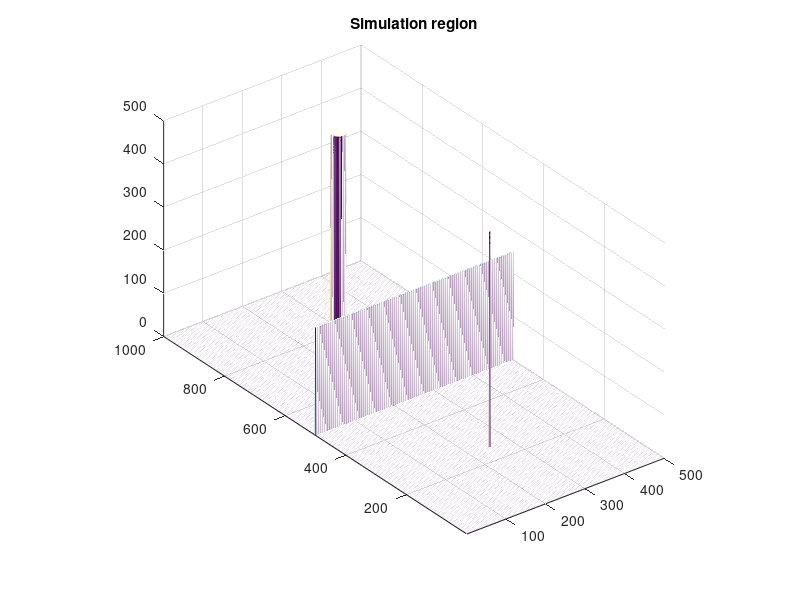

Recreate this plot in MATLAB. (Note: this script raises an error after producing the figure.)
% A MATLAB implementation of the 2D FDTD theory for scattering off a PEC cylinder,
% as described in Chapter 3, Section 3.2, 
% D.B.Davidson, "Computational Electromagnetics for RF and Microwave Engineering", CUP 2005.
% Usage: fdtd_2D_demo_v2

% Options are provided at run-time to include the  PEC cylinder or not; and
% also to refine the mesh in a simple fashion. Enter 1 for reasonable
% results, with reasonable execution time. 

% The first plot shows the position of the cylinder, and the
% scattered/total field boundary. Subsequent plots show the pulse
% propagating through the mesh, and scattering off the cylinder. This is
% repeated as a movie.

% Also shown is a plot in the time domain of the scattered field at coordinates (point1_x,point1_y).
% Data thus saved can be used to produce results similar to Fig. 3.13, using the
% "cyl_plot_v2.m" script.

% Commented out sections of code indicate how systematic testing may be
% undertaken, as discussed in Section 3.2.6.

% Author: D.B.Davidson
% Originally written 22 Feb 2003, revised 2 Feb 2005.
% Revised again 7 June 2005, to include the scattered/total field
% formulation on ALL sides (not just the on the left side of Fig 3.1, p.
% 72). See also additional text material.
% Revised again 09 Oct 2007, to correct dimensions of E and H fields, DBD.
% Correction also in time offset terms. 
% Minor revisions 08 Mar 2010. DBD.

% Known issues: 
% 1. A small signal is leaking into the simulation region from the 
% the corners of the front total/scattered field interface. It should be
% gated out.
% 2. In the R2009a release of MATLAB, the movie function is not working
% correctly.


clear;
clf;
format compact;
% Selectively includes PEC cylinder, centered at (N_centre_x,N_centre_y)
cyl_present=input('Include PEC cylinder? (1 or true)')

% Physical constants

c = 2.997925e8;    % [m/s] Speed of light in vacuum
eps_0 = 8.854e-12; % [F/m] epsilon_0
mu_0 = 4*pi*1e-7;  % [H/m] mu_0
eta_0 = sqrt(mu_0/eps_0);
                   % [Ohm] Wave impedance of free space
% Set parameters for simulation

refine = input('Factor to refine mesh? 1 standard')    % A quick method to refine the mesh 
pulse_compress = 1 %2 % A quick way to shorten the pulse. For Figs 3.11-14, use 2. For 3.15, use 1.

N_x = refine*200 % refine*400     % number of cells in x-direction
N_y = refine*100 % refine*200            % ditto y. 

M = refine*512   % refine*1024      % Number of time steps
L = round(N_x/2)    % scat/tot field boundary on left side of Fig. 3.1 as Section 3.2
L1 = 20  % 10              % New scat/tot field boundaries on upper, lower and right side of Fig. 3.1
%delta_s = 0.005/refine % [m] spatial step
delta_s = 0.005*2/refine % [m] spatial step. This generates a physically larger computational volume.
R = 1        % fraction of Courant limit. Must be <= 1
delta_t = R* delta_s/(c * sqrt(2)) 
              % [s] Time step size
sigma = 1.0e-10/pulse_compress
              % Controls spectral content of Gaussian derivative pulse - 
              % equals 1/omega_max
f_max = (1/sigma)/(2*pi) % Freq of largest significant spectral component, in Hz. Information only
m_offset = 4*sigma;  % Controls switch-on time
Peak = 1;      % Peak amplitude of E field
% Set parameters for PEC cylinder
radius = 0.03 % [m] radius of cylinder
N_centre_x = round(0.75*N_x)
N_centre_y = round(0.5*N_y)

% Check that the simulation specification is valid:

if ((N_centre_x-L)*delta_s <= radius)
   disp('Error in simulation data. Scattered/total field not entirely to the left of target')
   return
end


%------------------------------------------

% Set up material grid (free space to start)
C_Ex = ones(N_x+1,N_y+1)*delta_t/(eps_0*delta_s); 
C_Ey = ones(N_x+1,N_y+1)*delta_t/(eps_0*delta_s); 
D_Hz = ones(N_x,N_y)*delta_t/(mu_0*delta_s); 
% Now force the electric fields to zero inside (and on the surface of) the PEC
% Note that the indices of the centre are treated as per usual FDTD
% indices, i.e. the actual location is:
%x_c=(N_centre_x-1))*delta_s ; y_c=(N_centre_x-1))*delta_s
if cyl_present % Otherwise just leave it as free space
  for ii = 1:N_x+1
    for jj = 1:N_y+1
        if ( sqrt( ((ii-1/2-(N_centre_x-1))*delta_s)^2 +  ((jj-1-(N_centre_y-1))*delta_s)^2 ) <=  radius ) 
           C_Ex(ii,jj) = 0;
        end
        if ( sqrt( ((ii-1-(N_centre_x-1))*delta_s)^2 +  ((jj-1/2-(N_centre_y-1))*delta_s)^2 ) <=  radius ) 
           C_Ey(ii,jj) = 0;
        end
     end
  end
end 
%------------------------------------------

% Set up storage for time histories.
H_z_point1 = zeros(1,M);
E_y_point1 = zeros(1,M);
point1_x = N_x/4;
% This is another hack! also remove!!
%point1_x = 100;
point1_y = N_y/2;
H_z_point2 = zeros(1,M);
E_y_point2 = zeros(1,M);
point2_x = round((N_x+L)/2);
point2_y = N_y/2;


% Produce a simple graphical output, showing the cylinder, scat/tot zone
% interface and the point at which the scattered field will be computed. 
mesh_pic=zeros(N_x+1,N_y+1);
for ii = 1:N_x+1
    for jj = 1:N_y+1
      if C_Ex(ii,jj) == 0
        mesh_pic(ii,jj) = N_x/2; % To get vertical scale in plot OK when plotted
      elseif ii==L
        mesh_pic(ii,jj) = N_x/4;
      elseif (ii==point1_x & jj==point1_y)
        mesh_pic(ii,jj) = N_x/2;
      end
    end 
end
mesh((1:1:N_y+1),(1:1:N_x+1),mesh_pic);
axis image;
title('Simulation region')
disp('Press any key to continue')
pause;


% First time step - Initialize values for H_z, E_x and E_y
H_z_nmin1 = zeros(N_x,N_y); %
E_x_nmin1 = zeros(N_x+1,N_y+1); %
E_y_nmin1 = zeros(N_x+1,N_y+1); %
% Pre-allocation
H_z_n = zeros(N_x,N_y); %
E_x_n = zeros(N_x+1,N_y+1); %
E_y_n = zeros(N_x+1,N_y+1); %
% Get CPU time
start_time=cputime;
%------------------------------------------

movie_count = 1;
movie_interval = refine*50 % ,refine*10 % 

report_time_interval = refine*50; 

% Time loop
for m = 2:M,

  % A note on dimensions. Due to the nature of the Yee cell, the E and H fields 
  % have slightly different dimensions. 
  % E_x: N_x+1 by N_y+1
  % E_y: N_x+1 by N_y+1
  % H_z: N_x   by N_y
  % Essentially, it is because the H field are in the interior of the cells, whereas the E fields are
  % on the exterior of the cells. 
  % This must be explicitly taken into account in the matrix sizes and the update equations.
    
  % ---------------------------- H field update -----------------------------------------------------------------                  
  H_z_n(1:N_x,1:N_y) = H_z_nmin1(1:N_x,1:N_y) ...
      + D_Hz(1:N_x,1:N_y).*(  E_x_nmin1(1:N_x,2:N_y+1)   - E_x_nmin1(1:N_x,1:N_y) ...
                           + E_y_nmin1(1:N_x,1:N_y) - E_y_nmin1(2:N_x+1,1:N_y) ) ;
  % Drive a test line source - used to check basic operation
  % H_z_n(N_x/2,N_y/2) = gaussder((m-1)*delta_t,m_offset,sigma);

  % Special update on scat/tot field boundary
  E_y_nmin1_inc_front = ones(1,N_y+1)*Peak*gaussder_norm((m-1)*delta_t - (L-1)*delta_s/c,m_offset,sigma) ;
  % The H_z field is the total field.
  H_z_n(L,L1:N_y-L1) = H_z_nmin1(L,L1:N_y-L1) ...
      + D_Hz(L,L1:N_y-L1).*(  E_x_nmin1(L,L1+1:N_y-L1+1)     - E_x_nmin1(L,L1:N_y-L1) ...
                        + E_y_nmin1(L,L1:N_y-L1) + E_y_nmin1_inc_front(L1:N_y-L1) - E_y_nmin1(L+1,L1:N_y-L1)) ;
  % Special update on additional new scat/tot field boundary (only needed for Ey) 
  % on the right hand side of Fig. 3.1, at N_x - L1
  % Note now the the "far" side of the ABC is now the SCATTERED, not TOTAL,
  % field, so the role of the E_y fields swops around.
  E_y_nmin1_inc_back = ones(1,N_y+1)*Peak*gaussder_norm((m-1)*delta_t - (N_x-L1+1-1)*delta_s/c,m_offset,sigma) ;
  % E_y_nmin1_inc can be overwritten since it is not used again.   Again,
  % the H_z field is the total field.
   H_z_n(N_x-L1,L1:N_y-L1) = H_z_nmin1(N_x-L1,L1:N_y-L1) ...
       + D_Hz(N_x-L1,L1:N_y-L1).*(  E_x_nmin1(N_x-L1,L1+1:N_y-L1+1)     - E_x_nmin1(N_x-L1,L1:N_y-L1) ...
                         + E_y_nmin1(N_x-L1,L1:N_y-L1) - E_y_nmin1_inc_back(L1:N_y-L1) - E_y_nmin1(N_x-L1+1,L1:N_y-L1)) ;
  % Special update on additional new scat/tot field boundary (only needed for Ey) 
  % on the upper side of Fig. 3.1, at N_y - L1. This plays the same role as
  % the ABC at N_x-L1. 
  for ii=1:N_x+1,
    E_x_nmin1_inc_top(ii,1) = 0 ; % For this specific polarization (Ey,Hz) the incident x-field is zero
  end;
  % The H_z field that follows is the total field. The E_x field above the interface is the scattered field, that 
  % below, the total field.
  % Note: since the incident field is zero, the following code stub has not
  % thus been properly tested. 
  

  H_z_n(L:N_x-L1,N_y-L1) = H_z_nmin1(L:N_x-L1,N_y-L1) ...
     + D_Hz(L:N_x-L1,N_y-L1).*(  E_x_nmin1(L:N_x-L1,N_y-L1+1) + E_x_nmin1_inc_top(L:N_x-L1,1) - E_x_nmin1(L:N_x-L1,N_y-L1) ...
                       + E_y_nmin1(L:N_x-L1,N_y-L1) - E_y_nmin1(L+1:N_x-L1+1,N_y-L1)) ;                  
  % Ditto at scat/tot field boundary (only needed for Ey) 
  % on the lower side of Fig. 3.1, at L1
  for ii=1:N_x+1,
    E_x_nmin1_inc_bottom(ii,1) = 0 ; % Again, for this specific polarization (Ey,Hz) the incident x-field is zero
  end;
  % Note: same caution as above. Also note that role of E_x fields swops
  % around - E_x field above interface is now total field.  

  H_z_n(L:N_x-L1,L1) = H_z_nmin1(L:N_x-L1,L1) ...
     + D_Hz(L:N_x-L1,L1).*(  E_x_nmin1(L:N_x-L1,L1+1)  - E_x_nmin1(L:N_x-L1,L1) - E_x_nmin1_inc_bottom(L:N_x-L1,1) ...
                       + E_y_nmin1(L:N_x-L1,L1) - E_y_nmin1(L+1:N_x-L1+1,L1)) ;                  

                                   
  % Very special update - 4 single points on corners of scat/tot field boundary
  % The H_z field is the total field.
  % bottom front corner
  H_z_n(L,L1) = H_z_nmin1(L,L1) ...
      + D_Hz(L,L1).*(  E_x_nmin1(L,L1+1) -  E_x_nmin1_inc_bottom(L)  - E_x_nmin1(L,L1) ...
                        + E_y_nmin1(L,L1) + E_y_nmin1_inc_front(L1) - E_y_nmin1(L+1,L1)) ;
  % top front corner
  H_z_n(L,N_y-L1) = H_z_nmin1(L,N_y-L1) ...
      + D_Hz(L,N_y-L1).*(  E_x_nmin1(L,N_y-L1+1) + E_x_nmin1_inc_top(L)  - E_x_nmin1(L,N_y-L1) ...
                        + E_y_nmin1(L,N_y-L1) + E_y_nmin1_inc_front(N_y-L1) - E_y_nmin1(L+1,N_y-L1)) ;

  % At present, following two stubs are commented out - they inject a spurious signal at these corners. It is not clear why.  
%                     
%   % back bottom corner
%   H_z_n(N_x-L1,L1) = H_z_nmin1(N_x-L1,L1) ...
%       + D_Hz(N_x-L1,L1).*(  E_x_nmin1(N_x-L1,L1+1) - E_x_nmin1_inc_bottom(N_x-L1)  - E_x_nmin1(N_x-L1,L1) ...
%                         + E_y_nmin1(N_x-L1,L1) - E_y_nmin1_inc_back(L1) - E_y_nmin1(N_x-L+1,L1)) ;
%   % back top corner
%   H_z_n(N_x-L1,N_y-L1) = H_z_nmin1(N_x-L1,N_y-L1) ...
%       + D_Hz(N_x-L1,N_y-L1).*(  E_x_nmin1(N_x-L1,N_y-L1+1) + E_x_nmin1_inc_top(N_x-L1)  - E_x_nmin1(N_x-L1,N_y-L1) ...
%                         + E_y_nmin1(N_x-L1,N_y-L1) - E_y_nmin1_inc_back(N_y-L1) - E_y_nmin1(N_x-L+1,N_y-L1)) ;



  % ---------------------------- End H field update -----------------------------------------------------------------                  

  % ---------------------------- E field update -----------------------------------------------------------------                  
  % Update E fields: (note that latest H fields must be used!)
  E_x_n(1:N_x,2:N_y) = E_x_nmin1(1:N_x,2:N_y) ...
      + C_Ex(1:N_x,2:N_y).*(  H_z_n(1:N_x,2:N_y)  - H_z_n(1:N_x,1:N_y-1) ) ;
  E_y_n(2:N_x,1:N_y) = E_y_nmin1(2:N_x,1:N_y) ...
      - C_Ey(2:N_x,1:N_y).*(  H_z_n(2:N_x,1:N_y)  - H_z_n(1:N_x-1,1:N_y) ) ;
  
  % Special update on scat/tot field boundary (only needed for Ey) 
  % as in Fig. 3.1. The E_y field is the scattered field.
  H_z_n_inc = ones(1,N_y)*(Peak/eta_0)*gaussder_norm((m-1/2)*delta_t - (L-1/2)*delta_s/c,m_offset,sigma) ;
  E_y_n(L,L1:N_y-L1) = E_y_nmin1(L,L1:N_y-L1) ...
      - C_Ey(L,L1:N_y-L1).*(  H_z_n(L,L1:N_y-L1)  - H_z_n_inc(L1:N_y-L1) - H_z_n(L-1,L1:N_y-L1) ) ;
  
  % Special update on additional new scat/tot field boundary (only needed for Ey) 
  % on the right hand side of Fig. 3.1, at N_x - L1. Again, the E_y field is the
  % scattered field.
  H_z_n_inc = ones(1,N_y)*(Peak/eta_0)*gaussder_norm((m-1/2)*delta_t - (N_x-L1-1/2)*delta_s/c,m_offset,sigma) ;
  E_y_n(N_x-L1+1,L1:N_y-L1) = E_y_nmin1(N_x-L1+1,L1:N_y-L1) ...
      - C_Ey(N_x-L1+1,L1:N_y-L1).*(  H_z_n(N_x-L1+1,L1:N_y-L1)  + H_z_n_inc(L1:N_y-L1) - H_z_n(N_x-L1,L1:N_y-L1) ) ;
  % Special update on additional new scat/tot field boundary (only needed for Ex) 
  % on the upper side of Fig. 3.1, at N_y - L1. This plays the same role as
  % the ABC at N_x-L1. 
  for ii=1:N_x,
    % Re-writing gaussder_norm to handle a vector call would permit this to
    % be recoded in vector notation. Note that since N_x may not be equal to N_y, we defined a new variable  H_z_n_inc2
    H_z_n_inc2(ii,1) = (Peak/eta_0)*gaussder_norm((m-1/2)*delta_t - (ii-1/2)*delta_s/c,m_offset,sigma) ;
  end;
  % Upper interface
  % The H_x field above the interface is scattered, that below, total. The
  % E_x field is the scattered field.
  E_x_n(L:N_x-L1,N_y-L1+1) = E_x_nmin1(L:N_x-L1,N_y-L1+1) ... 
      + C_Ex(L:N_x-L1,N_y-L1+1).*(  H_z_n(L:N_x-L1,N_y-L1+1)  -  H_z_n(L:N_x-L1,N_y-L1) +  H_z_n_inc2(L:N_x-L1,1) ) ;
  % Lower interface
  % Now, the H_x field above the interface is total, that below, scattered.
  % Again, the E_x field is the scattered field.
  E_x_n(L:N_x-L1,L1)       = E_x_nmin1(L:N_x-L1,L1) ... 
      + C_Ex(L:N_x-L1,L1)      .*(  H_z_n(L:N_x-L1,L1)        -  H_z_n_inc2(L:N_x-L1,1) -  H_z_n(L:N_x-L1,L1-1)     ) ; 
  
  % ---------------------------- End E field update -----------------------------------------------------------------                  
  
  % ---------------------------- ABC exterior treatment -----------------------------------------------------------------                  
  % Impose ABC on sides - assumes free space cell on boundary.
  % Left/right boundaries:
  E_y_n(1,1:N_y+1)   = E_y_nmin1(1,1:N_y+1)*(1-c*delta_t/delta_s)   + c*delta_t/delta_s*E_y_nmin1(2,1:N_y+1); 
  E_y_n(N_x+1,1:N_y+1) = E_y_nmin1(N_x+1,1:N_y+1)*(1-c*delta_t/delta_s) + c*delta_t/delta_s*E_y_nmin1(N_x,1:N_y+1); 
  % Top/bottom boundaries:
  E_x_n(1:N_x+1,1)   = E_x_nmin1(1:N_x+1,1)*(1-c*delta_t/delta_s)   + c*delta_t/delta_s*E_x_nmin1(1:N_x+1,2); 
  E_x_n(1:N_x+1,N_y+1) = E_x_nmin1(1:N_x+1,N_y+1)*(1-c*delta_t/delta_s) + c*delta_t/delta_s*E_x_nmin1(1:N_x+1,N_y); 
  % ---------------------------- End ABC exterior treatment -----------------------------------------------------------------                  
  
  % Fix outer values of E_tangential as PEC:
  %E_y_n(1,:) = 0;
  %E_y_n(N_x,:) = 0;
  %E_x_n(:,1) = 0;
  %E_x_n(:,N_y) = 0;
  
  % Store data
  % Movie
  if mod(m,movie_interval) == 0 
    mesh(eta_0*H_z_n) % Normalize
    title(strcat('\eta_o H_z field at timestep ',num2str(m)))
    H_z_Movie(movie_count) = getframe;
    mesh(E_x_n) 
    title(strcat('E_x field at timestep ',num2str(m)))
    E_x_Movie(movie_count) = getframe;
    mesh(E_y_n) 
    title(strcat('E_y field at timestep ',num2str(m)))
    E_y_Movie(movie_count) = getframe;      
    movie_count = movie_count +1;
    % pause
  end
  % Time history
  H_z_point1(m) = H_z_n(point1_x,point1_y);
  H_z_point2(m) = H_z_n(point2_x,point2_y);
  E_y_point1(m) = E_y_n(point1_x,point1_y);
  E_y_point2(m) = E_y_n(point2_x,point2_y);

  % Update for next iteration
  H_z_nmin1 = H_z_n;
  E_x_nmin1 = E_x_n;
  E_y_nmin1 = E_y_n;
  
  % Output some indication of how far the code is:
  % disp('.')
  if(rem(m,report_time_interval)==0)
     m
  end 
  
  %  pause;
end
% End of time stepping
%------------------------------------------
disp('CPU time in seconds for time stepping')
run_time = cputime-start_time % seconds
floprate = 11*N_x*N_y*(M-1)/run_time

% movie(H_z_Movie,1,4);

time=[0:M-1]*delta_t;
plot(time/1e-9,E_y_point1)
xlabel('Time [ns]')
ylabel('E_y [V/m]')


print -deps RFGaussDerSimABC
disp('Press any key to continue')
pause;

% Compute and store time histories of source pulse

for mm = 1:M
  t(mm) = delta_t*(mm-1); 
  GaussDerSource(mm) = gaussder_norm(t(mm),m_offset,sigma);
end

delta_f = 1/((M-1)*delta_t);
freq=delta_f*(0:M-1);

clf;
run_movie = input('Run movie? (y/n)','s')    % Movie not always wanted, and difficult to stop. 
if run_movie =='y' | run_movie =='Y'
   movie(H_z_Movie,1,1)
end

% Remove large variables from workspace before saving
clear C_Ex C_Ey D_Hz 
clear E_x_n E_x_nmin1 E_y_n E_y_nmin1 H_z_n H_z_nmin1 mesh_pic

save cyl_fdtd_data 

